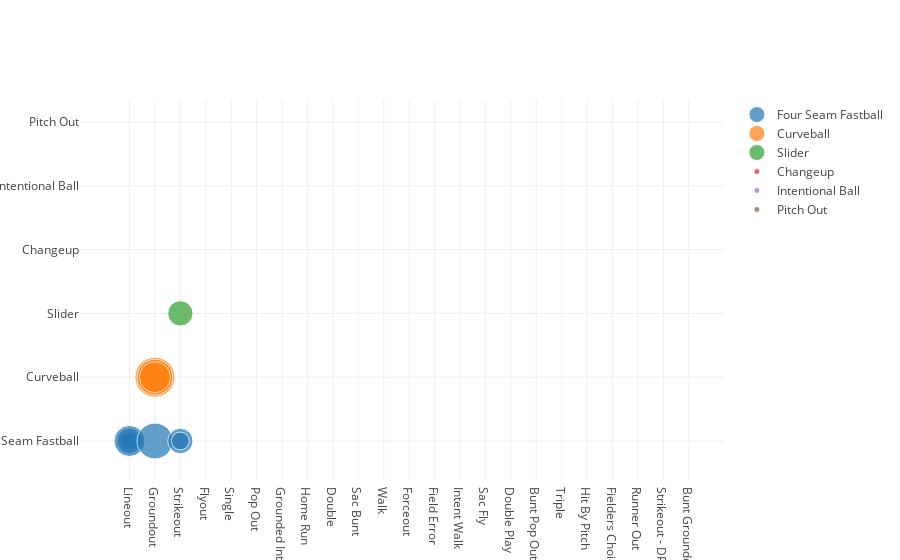

The notebook cell saved with this chart:
### Markdown cell above
# Relationship between pitching and event occurred

### Code cell
size = [20, 40, 60, 80, 100, 80, 60, 40, 20, 40]
data = [dict(
  type = 'scatter',
  x = Justin_Verlander['event'],
  y = Justin_Verlander['pitch_type'],
  mode='markers',
    marker=dict(
        size=size,
        sizemode='area',
        sizeref=2.*max(size)/(40.**2),
        sizemin=4
    ),
    transforms = [dict(
        type = 'groupby',
        groups = Justin_Verlander['pitch_type'],
   
  )]
)]

py.iplot({'data': data}, validate=False)

### Figure 1 — Plotly figure (JSON) as saved in the notebook; plotly's stock layout.template omitted (floating-point values rounded to 4 significant figures; data arrays with more than 128 entries replaced by an {"elided": "..."} marker saying what was removed)
{"data": [{"marker": {"size": [20, 40, 60, 80, 100, 80, 60, 40, 20, 40], "sizemin": 4, "sizemode": "area", "sizeref": 0.125}, "mode": "markers", "transforms": [{"groups": {"elided": "3847 str values"}, "type": "groupby"}], "type": "scatter", "x": {"elided": "3847 str values"}, "y": {"elided": "3847 str values"}}], "layout": {}}
